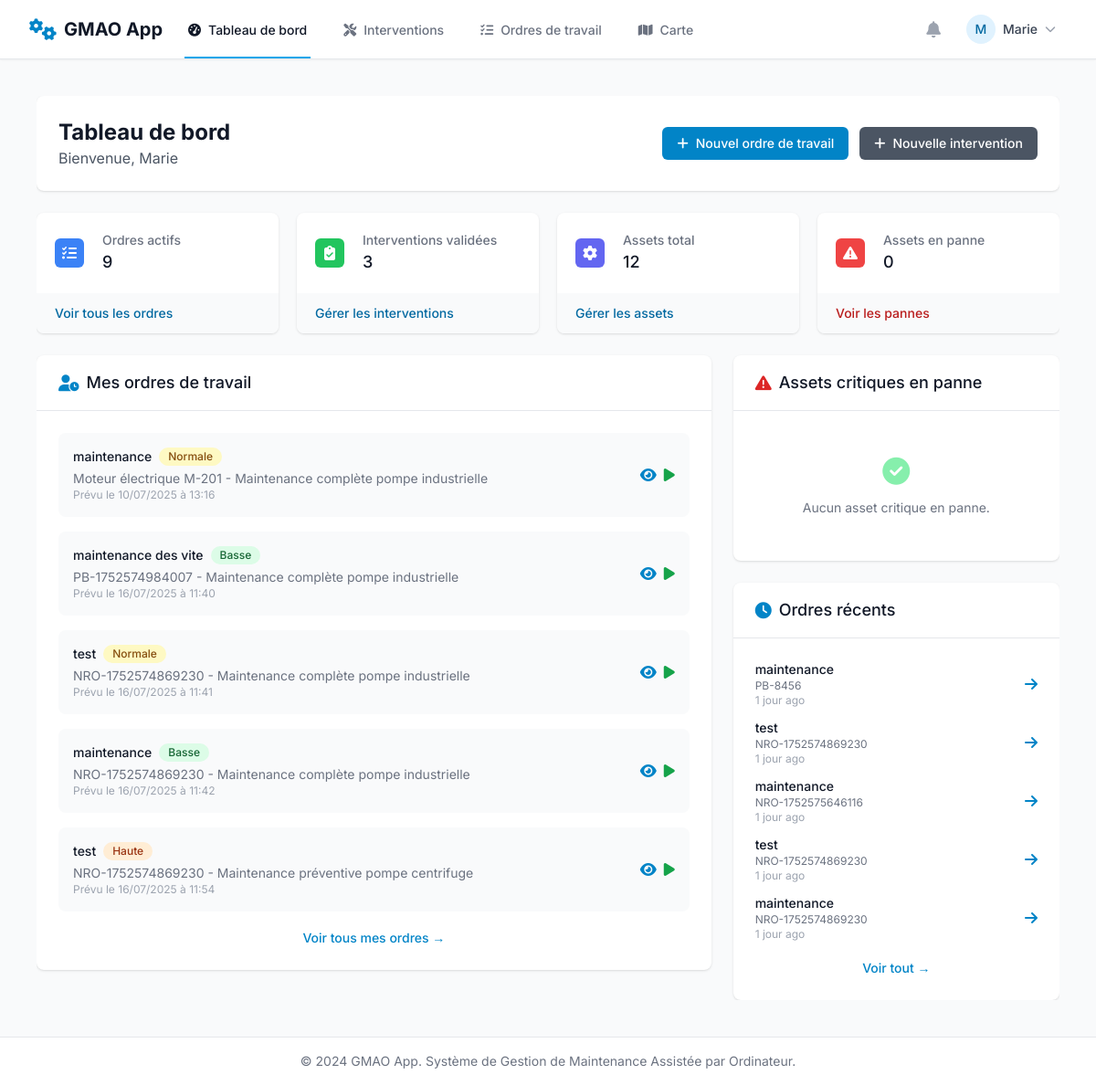
/ (signed in), run on an earlier commit of the app's database.
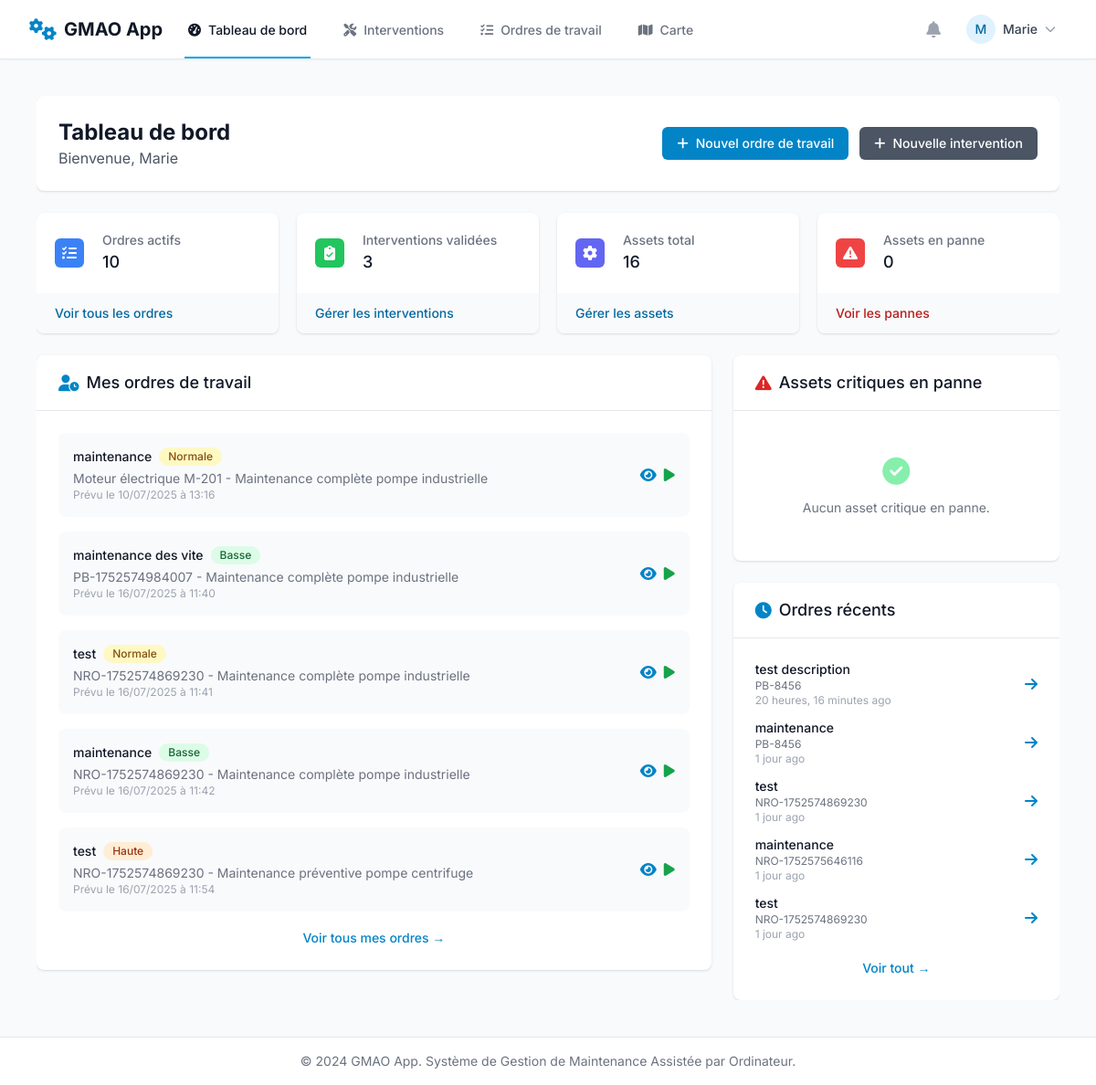
And on a later commit of the database.
### core/models.py (models this page shows, shortened)
class OrdreDeTravail(models.Model):
    TYPE_OT_CHOIX = [
        ('PREVENTIVE', 'Préventive'),
        ('CORRECTIVE', 'Corrective'),
        ('PREDICTIVE', 'Prédictive'),
        ('INSPECTION', 'Inspection'),
        ('AUDIT', 'Audit'),
        ('AUTRE', 'Autre')
    ]
    titre = models.CharField(max_length=255)
    description_detaillee = models.TextField(blank=True, null=True)
    bloque_par_reparation = models.BooleanField(default=False)
    type_OT = models.CharField(max_length=20, choices=TYPE_OT_CHOIX, default='AUTRE')
    intervention = models.ForeignKey(Intervention, on_delete=models.PROTECT)
    cree_par = models.ForeignKey(settings.AUTH_USER_MODEL, on_delete=models.SET_NULL, null=True, related_name='ordres_de_travail_crees', help_text="L'utilisateur qui a initialement créé l'ordre de travail.")
    assigne_a_technicien = models.ForeignKey(settings.AUTH_USER_MODEL, on_delete=models.SET_NULL, null=True, blank=True, related_name='taches_assignees')
    assigne_a_equipe = models.ForeignKey(Equipe, on_delete=models.SET_NULL, null=True, blank=True)
    asset = models.ForeignKey(Asset, on_delete=models.CASCADE)
    statut = models.ForeignKey(StatutWorkflow, on_delete=models.SET_NULL, null=True, blank=True)
    priorite = models.PositiveIntegerField(choices=[(1, 'Basse'), (2, 'Normale'), (3, 'Haute'), (4, 'Urgente')], default=2)
    date_creation = models.DateTimeField(default=timezone.now)
    date_prevue_debut = models.DateTimeField()
    date_debut_reel = models.DateTimeField(null=True, blank=True, help_text="Date et heure réelles du début de l'intervention.")
    date_fin_reelle = models.DateTimeField(null=True, blank=True, help_text="Date et heure réelles de la fin de l'intervention.")
    cout_main_oeuvre_reel = models.DecimalField(max_digits=10, decimal_places=2, default=0.00)
    cout_pieces_reel = models.DecimalField(max_digits=10, decimal_places=2, default=0.00)

class Asset(models.Model):
    STATUT_ASSET_CHOIX = [
        ('EN_SERVICE', 'En service'),
        ('EN_PANNE', 'En panne'),
        ('EN_MAINTENANCE', 'En maintenance'),
        ('HORS_SERVICE', 'Hors service')
    ]
    nom = models.CharField(max_length=255)
    reference = models.CharField(max_length=100, blank=True, null=True)
    categorie = models.ForeignKey(CategorieAsset, on_delete=models.SET_NULL, null=True, blank=True)
    parent = models.ForeignKey('self', on_delete=models.SET_NULL, null=True, blank=True, related_name='enfants')
    marque = models.CharField(max_length=100, blank=True, null=True)
    modele = models.CharField(max_length=100, blank=True, null=True)
    date_achat = models.DateField(null=True, blank=True)
    date_mise_en_service = models.DateField(null=True, blank=True)
    fin_garantie = models.DateField(null=True, blank=True)
    statut = models.CharField(max_length=20, choices=STATUT_ASSET_CHOIX, default='EN_SERVICE')
    criticite = models.PositiveIntegerField(choices=[(1, 'Basse'), (2, 'Moyenne'), (3, 'Haute'), (4, 'Critique')], default=2)
    localisation_texte = models.CharField(max_length=255, blank=True, null=True)
    latitude = models.DecimalField(max_digits=9, decimal_places=6, null=True, blank=True)
    longitude = models.DecimalField(max_digits=9, decimal_places=6, null=True, blank=True)
    photo_principale = models.ImageField(upload_to='asset_photos/', null=True, blank=True)
    qr_code_identifier = models.UUIDField(default=uuid.uuid4, editable=False, unique=True)
    adresse_complete = models.TextField(
        blank=True,
        null=True,
        help_text="Adresse complète de l'asset"
    )
    qr_code_image = models.ImageField(
        upload_to='qr_codes/',
        null=True,
        blank=True,
        help_text="Image du QR code généré automatiquement"
    )
    manuel_technique = models.FileField(
        upload_to='manuels_techniques/',
        null=True,
        blank=True,
        help_text="Manuel technique ou documentation de l'équipement"
    )
    derniere_maintenance = models.DateTimeField(
        null=True,
        blank=True,
        help_text="Date de la dernière maintenance effectuée"
    )
    prochaine_maintenance = models.DateTimeField(
        null=True,
        blank=True,
        help_text="Date prévue de la prochaine maintenance"
    )
    zone_geographique = models.ForeignKey(ZoneGeographique, on_delete=models.SET_NULL, null=True, blank=True)
    nb_fibres_total = models.PositiveIntegerField(null=True, blank=True, help_text="Nombre total de fibres")
    nb_fibres_utilisees = models.PositiveIntegerField(default=0, help_text="Nombre de fibres utilisées")
    niveau_hierarchique = models.PositiveIntegerField(default=1, help_text="1=NRO, 2=PM, 3=PB, 4=PTO")
    TYPE_CONNECTEUR = [
        ('SC', 'SC'),
        ('LC', 'LC'),
        ('FC', 'FC'),
        ('ST', 'ST'),
        ('E2000', 'E2000')
    ]
    type_connecteur = models.CharField(max_length=10, choices=TYPE_CONNECTEUR, blank=True)
    geometrie_geojson = models.JSONField(null=True, blank=True, help_text="Géométrie de l'asset (point, ligne, polygone)")

class Intervention(models.Model):
    STATUT_CHOIX = [
        ('DRAFT', 'Brouillon'),
        ('VALIDATED', 'Validé'),
        ('ARCHIVED', 'Archivé'),
    ]
    nom = models.CharField(max_length=255)
    description = models.TextField(blank=True, null=True, help_text="Décrivez l'objectif général de cette intervention.")
    statut = models.CharField(max_length=20, choices=STATUT_CHOIX, default='DRAFT')
    duree_estimee_heures = models.PositiveIntegerField(default=1, help_text="Durée estimée de l'intervention en heures.")
    techniciens_requis = models.PositiveIntegerField(default=1, help_text="Nombre de techniciens nécessaires.")
    competences_requises = models.ManyToManyField(Competence, blank=True, help_text="Compétences suggérées pour réaliser cette intervention.")
    pieces_necessaires = models.ManyToManyField(PieceDetachee, blank=True, help_text="Nomenclature des pièces habituellement nécessaires.")

### core/views.py (the view, shortened to what this page needs)
# urls.py: path('', views.dashboard, name='dashboard'),
@login_required
def dashboard(request):
    user_role = get_user_role(request.user)
    stats = {
        'ordres_actifs': OrdreDeTravail.objects.exclude(statut__est_statut_final=True).count(),
        'interventions_validees': Intervention.objects.filter(statut='VALIDATED').count(),
        'assets_total': Asset.objects.count(),
        'assets_en_panne': Asset.objects.filter(statut='EN_PANNE').count(),
    }
    if user_role == 'TECHNICIEN':
        mes_ordres = OrdreDeTravail.objects.filter(
            Q(assigne_a_technicien=request.user) |
            Q(assigne_a_equipe__membres=request.user)
        ).exclude(statut__est_statut_final=True).select_related(
            'intervention', 'asset', 'statut'
        )[:5]
        ordres_recents = mes_ordres
    elif user_role in ['MANAGER', 'ADMIN']:
        mes_ordres = OrdreDeTravail.objects.filter(
            Q(assigne_a_technicien=request.user) |
            Q(assigne_a_equipe__membres=request.user) |
            Q(cree_par=request.user)
        ).exclude(statut__est_statut_final=True).select_related(
            'intervention', 'asset', 'statut'
        )[:5]
        ordres_recents = OrdreDeTravail.objects.select_related(
            'intervention', 'asset', 'statut', 'cree_par'
        ).order_by('-date_creation')[:10]
    assets_critiques = Asset.objects.filter(
        statut='EN_PANNE',
        criticite__gte=3
    ).order_by('-criticite')[:5]
    context = {
        'stats': stats,
        'ordres_recents': ordres_recents,
        'assets_critiques': assets_critiques,
        'mes_ordres': mes_ordres,
        'user_role': user_role,
    }
    return render(request, 'core/dashboard.html', context)

### templates/core/dashboard.html (shortened to what the changed rows need)
{% extends 'core/base.html' %}
{% block content %}
<div class="space-y-6">
    <div class="bg-white shadow rounded-lg p-6">
        <div class="flex items-center justify-between">
            <div>
                <h1 class="text-2xl font-bold text-gray-900">Tableau de bord</h1>
            </div>
        </div>
    </div>
    <div class="grid grid-cols-1 gap-5 sm:grid-cols-2 lg:grid-cols-4">
        <div class="bg-white overflow-hidden shadow rounded-lg">
            <div class="p-5">
                <div class="flex items-center">
                    <div class="ml-5 w-0 flex-1">
                        <dl>
                            <dt class="text-sm font-medium text-gray-500 truncate">Ordres actifs</dt>
                            <dd class="text-lg font-medium text-gray-900">{{ stats.ordres_actifs }}</dd>
                        </dl>
                    </div>
                </div>
            </div>
        </div>
                         {% if user.is_authenticated and user_role in 'MANAGER ADMIN' %}
        <div class="bg-white overflow-hidden shadow rounded-lg">
            <div class="p-5">
                <div class="flex items-center">
                    <div class="flex-shrink-0">
                        <div class="w-8 h-8 bg-green-500 rounded-md flex items-center justify-center">
                            <i class="fas fa-clipboard-check text-white"></i>
                        </div>
                    </div>
                    <div class="ml-5 w-0 flex-1">
                        <dl>
                            <dt class="text-sm font-medium text-gray-500 truncate">Interventions validées</dt>
                            <dd class="text-lg font-medium text-gray-900">{{ stats.interventions_validees }}</dd>
                        </dl>
                    </div>
                </div>
            </div>
            <div class="bg-gray-50 px-5 py-3">
                <div class="text-sm">
                    <a href="{% url 'liste_interventions' %}" class="font-medium text-gmao-700 hover:text-gmao-900">
                        Gérer les interventions
                    </a>
                </div>
            </div>
        </div>
        <div class="bg-white overflow-hidden shadow rounded-lg">
            <div class="p-5">
                <div class="flex items-center">
                    <div class="flex-shrink-0">
                        <div class="w-8 h-8 bg-indigo-500 rounded-md flex items-center justify-center">
                            <i class="fas fa-cog text-white"></i>
                        </div>
                    </div>
                    <div class="ml-5 w-0 flex-1">
                        <dl>
                            <dt class="text-sm font-medium text-gray-500 truncate">Assets total</dt>
                            <dd class="text-lg font-medium text-gray-900">{{ stats.assets_total }}</dd>
                        </dl>
                    </div>
                </div>
            </div>
            <div class="bg-gray-50 px-5 py-3">
                <div class="text-sm">
                    <a href="/admin/core/asset/" class="font-medium text-gmao-700 hover:text-gmao-900">
                        Gérer les assets
                    </a>
                </div>
            </div>
        </div>
        <div class="bg-white overflow-hidden shadow rounded-lg">
            <div class="p-5">
                <div class="flex items-center">
                    <div class="flex-shrink-0">
                        <div class="w-8 h-8 bg-red-500 rounded-md flex items-center justify-center">
                            <i class="fas fa-exclamation-triangle text-white"></i>
                        </div>
                    </div>
                    <div class="ml-5 w-0 flex-1">
                        <dl>
                            <dt class="text-sm font-medium text-gray-500 truncate">Assets en panne</dt>
                            <dd class="text-lg font-medium text-gray-900">{{ stats.assets_en_panne }}</dd>
                        </dl>
                    </div>
                </div>
            </div>
            <div class="bg-gray-50 px-5 py-3">
                <div class="text-sm">
                    <a href="/admin/core/asset/?statut__exact=EN_PANNE" class="font-medium text-red-700 hover:text-red-900">
                        Voir les pannes
                    </a>
                </div>
            </div>
        </div>
        {% endif %}
    </div>
    <div class="grid grid-cols-1 gap-6 lg:grid-cols-3">
        <div class="lg:col-span-2">
            <div class="bg-white shadow rounded-lg">
                <div class="p-6">
                    {% if mes_ordres %}
                    <div class="space-y-4">
                        {% for ordre in mes_ordres %}
                        <div class="flex items-center justify-between p-4 bg-gray-50 rounded-lg hover:bg-gray-100 transition-colors">
                            <div class="flex-1">
                                <div class="flex items-center">
                                    <h4 class="text-sm font-medium text-gray-900">{{ ordre.titre }}</h4>
                                    <span class="ml-2 inline-flex items-center px-2.5 py-0.5 rounded-full text-xs font-medium
                                        {% if ordre.priorite == 4 %}bg-red-100 text-red-800
                                        {% elif ordre.priorite == 3 %}bg-orange-100 text-orange-800
                                        {% elif ordre.priorite == 2 %}bg-yellow-100 text-yellow-800
                                        {% else %}bg-green-100 text-green-800{% endif %}">
                                        {% if ordre.priorite == 4 %}Urgent
                                        {% elif ordre.priorite == 3 %}Haute
                                        {% elif ordre.priorite == 2 %}Normale
                                        {% else %}Basse{% endif %}
                                    </span>
                                </div>
                                <p class="text-sm text-gray-500 mt-1">{{ ordre.asset.nom }} - {{ ordre.intervention.nom }}</p>
                                <p class="text-xs text-gray-400">Prévu le {{ ordre.date_prevue_debut|date:"d/m/Y à H:i" }}</p>
                            </div>
                            <div class="flex space-x-2">
                                <a href="{% url 'detail_ordre_travail' ordre.pk %}" class="text-gmao-600 hover:text-gmao-900">
                                    <i class="fas fa-eye"></i>
                                </a>
                                <a href="{% url 'commencer_intervention' ordre.pk %}" class="text-green-600 hover:text-green-900">
                                    <i class="fas fa-play"></i>
                                </a>
                            </div>
                        </div>
                        {% endfor %}
                    </div>
                    {% else %}
                    <div class="text-center py-8">
                        <i class="fas fa-clipboard-list text-gray-300 text-4xl mb-4"></i>
                        <p class="text-gray-500">Aucun ordre de travail assigné pour le moment.</p>
                    </div>
                    {% endif %}
                </div>
            </div>
        </div>
        <div class="space-y-6">
            <div class="bg-white shadow rounded-lg">
                <div class="p-6">
                    {% if ordres_recents %}
                    <div class="space-y-3">
                        {% for ordre in ordres_recents|slice:":5" %}
                        <div class="flex items-center justify-between">
                            <div class="flex-1">
                                <h4 class="text-sm font-medium text-gray-900">{{ ordre.titre|truncatechars:30 }}</h4>
                                <p class="text-xs text-gray-500">{{ ordre.asset.nom|truncatechars:25 }}</p>
                                <p class="text-xs text-gray-400">{{ ordre.date_creation|timesince }} ago</p>
                            </div>
                            <a href="{% url 'detail_ordre_travail' ordre.pk %}" class="text-gmao-600 hover:text-gmao-900">
                                <i class="fas fa-arrow-right"></i>
                            </a>
                        </div>
                        {% endfor %}
                    </div>
                    {% else %}
                    <div class="text-center py-6">
                        <i class="fas fa-clipboard text-gray-300 text-3xl mb-3"></i>
                        <p class="text-gray-500 text-sm">Aucun ordre de travail récent.</p>
                    </div>
                    {% endif %}
                </div>
            </div>
        </div>
    </div>
</div>
{% endblock %}

What changed in the data, as far as the page shows it:
no longer on one of the page's lists (row unchanged): OrdreDeTravail: titre "maintenance", asset.nom "NRO-1752574869230", date_creation "1 jour"
added OrdreDeTravail: titre "test description", asset.nom "PB-8456", date_creation "20 heures, 16 minutes", shown under "Ordres récents"
Also different on the page:
{{ stats.ordres_actifs }}: "9" → "10"
{{ stats.assets_total }}: "12" → "16"
